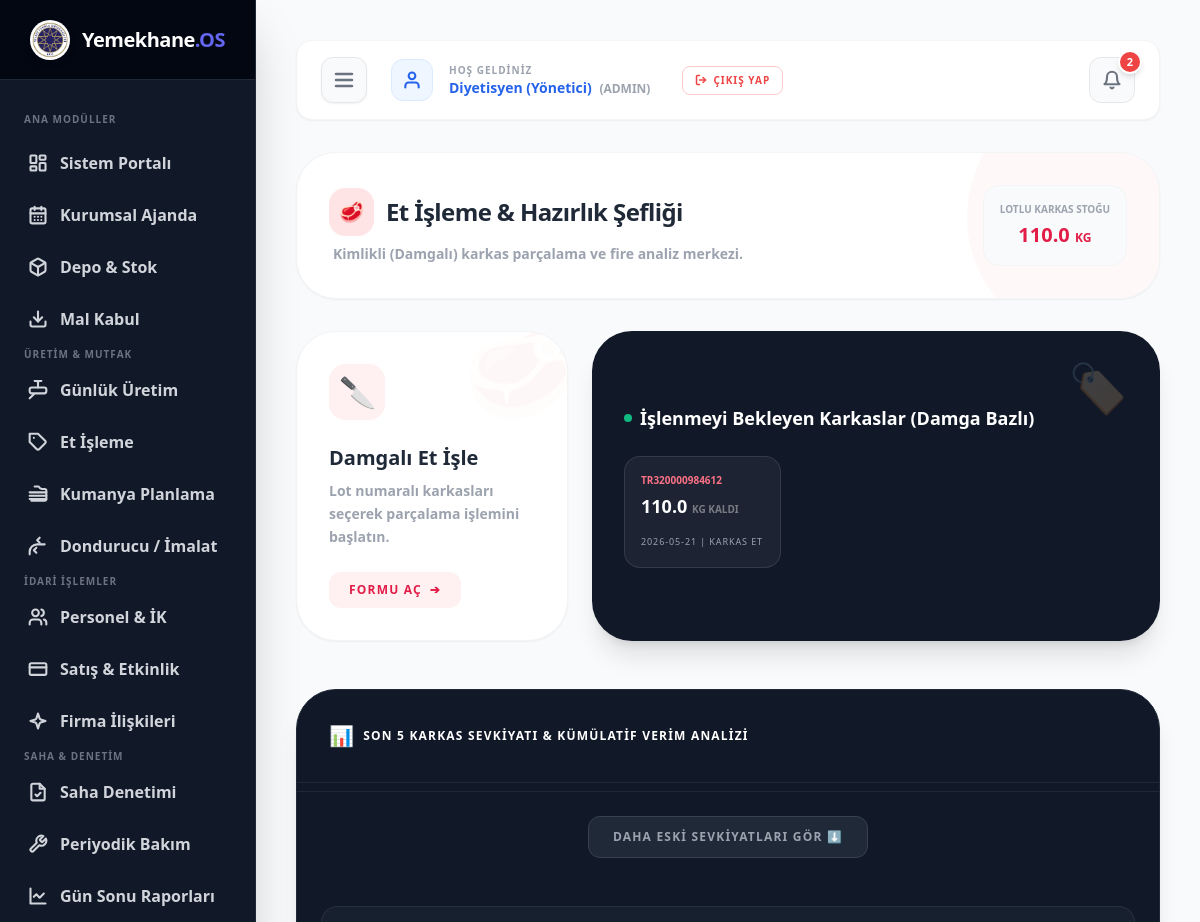
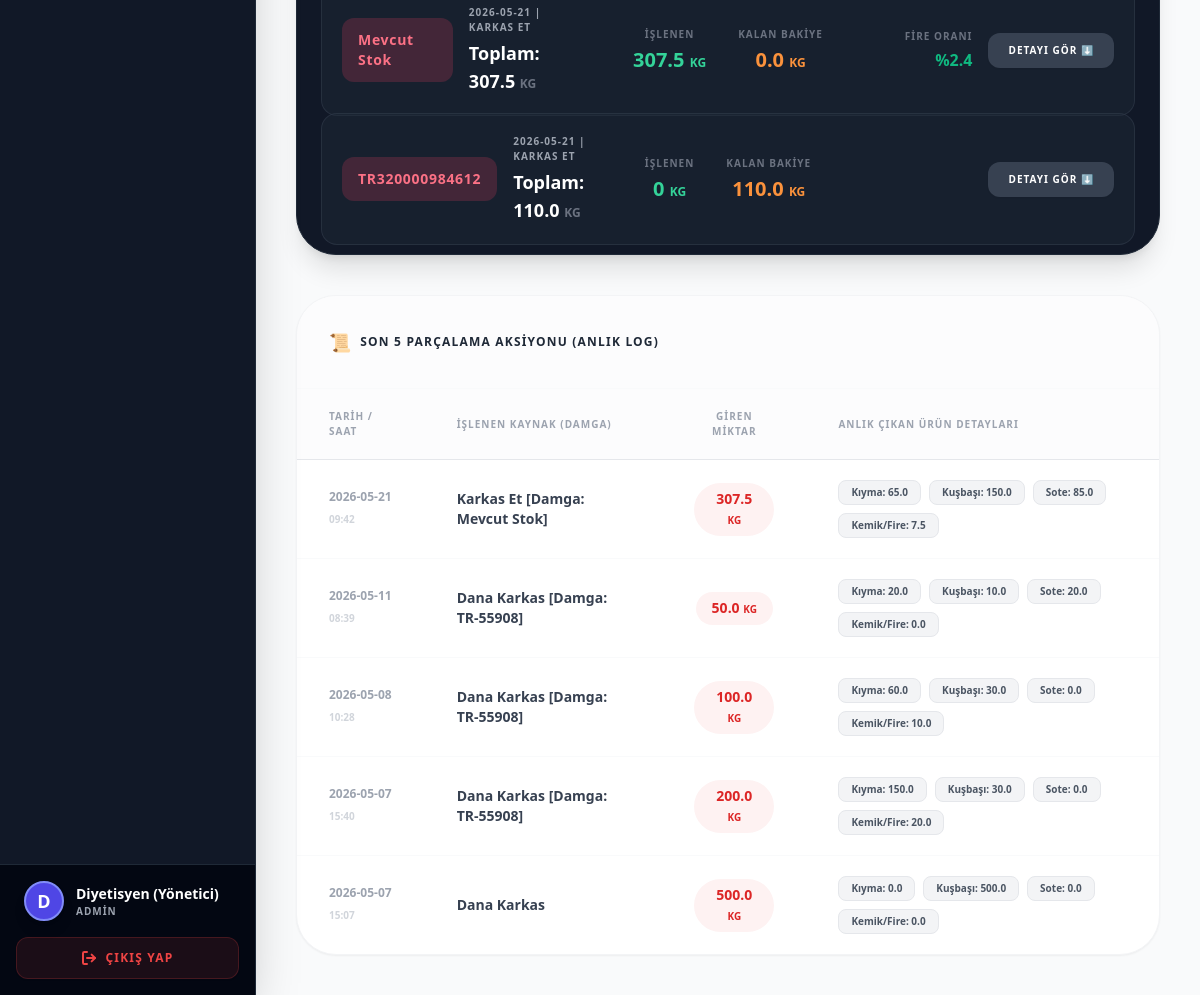
Screenshot of /et-isleme (signed in) with the database file from the repository (2 pictures, top to bottom).
### tables this page shows
CREATE TABLE stok_lotlari (id INTEGER PRIMARY KEY AUTOINCREMENT, urun_adi TEXT, marka TEXT, lot_damga_no TEXT, baslangic_miktar REAL, kalan_miktar REAL, birim TEXT, skt TEXT, takim_sayisi REAL DEFAULT 0, durum TEXT DEFAULT 'Aktif', tarih TIMESTAMP DEFAULT CURRENT_TIMESTAMP);

CREATE TABLE et_isleme_log (id INTEGER PRIMARY KEY AUTOINCREMENT, tarih TIMESTAMP DEFAULT CURRENT_TIMESTAMP, kaynak TEXT, harcanan REAL, detay TEXT, lot_id INTEGER);

### app.py (the view, shortened to what this page needs)
@app.route('/et-isleme', methods=['GET', 'POST'])
@login_required
@admin_required
def et_isleme():
    conn = get_db_connection()
    try: conn.execute("ALTER TABLE et_isleme_log ADD COLUMN lot_id INTEGER")
    except: pass
    et_stoklari = conn.execute("""
        SELECT sl.*, d.kategori
        FROM stok_lotlari sl
        JOIN depo d ON sl.urun_adi = d.urun_adi
        WHERE d.kategori IN ('Kırmızı Et', '🥩 Kırmızı Et') AND sl.kalan_miktar > 0
        ORDER BY sl.tarih ASC
    """).fetchall()
    gecmis_islemler = conn.execute("SELECT * FROM et_isleme_log ORDER BY id DESC LIMIT 5").fetchall()
    son_sevkiyatlar = conn.execute("""
        SELECT sl.* FROM stok_lotlari sl
        JOIN depo d ON sl.urun_adi = d.urun_adi
        WHERE d.kategori IN ('Kırmızı Et', '🥩 Kırmızı Et')
        ORDER BY sl.id DESC LIMIT 5
    """).fetchall()
    lot_karneleri = []
    for l in son_sevkiyatlar:
        loglar = conn.execute("SELECT harcanan, detay FROM et_isleme_log WHERE lot_id=?", (l['id'],)).fetchall()
        t_harcanan = 0; t_kiyma = 0; t_kusbasi = 0; t_sote = 0; t_kemik = 0
        for lg in loglar:
            t_harcanan += lg['harcanan']
            d = lg['detay']
            try: t_kiyma += float(re.search(r'Kıyma:\s*([\d\.]+)', d).group(1))
            except: pass
            try: t_kusbasi += float(re.search(r'Kuşbaşı:\s*([\d\.]+)', d).group(1))
            except: pass
            try: t_sote += float(re.search(r'Sote:\s*([\d\.]+)', d).group(1))
            except: pass
            try: t_kemik += float(re.search(r'Kemik/Fire:\s*([\d\.]+)', d).group(1))
            except: pass
        lot_karneleri.append({
            'id': l['id'], 'tarih': l['tarih'][:10], 'damga': l['lot_damga_no'] if l['lot_damga_no'] else 'DAMGASIZ',
            'urun': l['urun_adi'], 'baslangic': l['baslangic_miktar'], 'kalan': l['kalan_miktar'],
            'islenen': t_harcanan, 'kiyma': t_kiyma, 'kusbasi': t_kusbasi, 'sote': t_sote, 'kemik': t_kemik,
            'fire_oran': round((t_kemik / t_harcanan * 100), 1) if t_harcanan > 0 else 0
        })
    conn.close()
    return render_template('et_isleme.html', et_stoklari=et_stoklari, gecmis_islemler=gecmis_islemler, lot_karneleri=lot_karneleri)

### app.py (called while the page is built)
def login_required(f):
    @wraps(f)
    def decorated_function(*args, **kwargs):
        if 'kullanici_id' not in session: return redirect(url_for('login'))
        return f(*args, **kwargs)
    return decorated_function

def admin_required(f):
    @wraps(f)
    def decorated_function(*args, **kwargs):
        if session.get('rol') != 'admin':
            flash("⚠️ Bu sayfaya erişim yetkiniz yok!", "error")
            return redirect(url_for('depo'))
        return f(*args, **kwargs)
    return decorated_function

def get_next_workday(date_str):
    d = datetime.strptime(date_str, '%Y-%m-%d')
    while d.weekday() >= 5: d += timedelta(days=1)
    return d.strftime('%Y-%m-%d')

def get_db_connection():
    BASE_DIR = os.path.dirname(os.path.abspath(__file__))
    db_path = os.path.join(BASE_DIR, 'yemekhane.db')
    conn = sqlite3.connect(db_path)
    conn.row_factory = sqlite3.Row
    return conn

### templates/et_isleme.html (shortened to what this page needs)
<!DOCTYPE html>
<html lang="tr">
<head>
    <script src="https://cdn.tailwindcss.com"></script>
</head>
<body class="bg-gray-50 flex min-h-screen font-sans">
    {% include 'sidebar.html' %}
    <div class="ml-64 flex-1 p-10 min-w-0">
        {% include 'topbar.html' %}
        <div class="relative overflow-hidden bg-white rounded-[2.5rem] shadow-sm border border-gray-100 p-8 mb-8">
            <div class="relative z-10 flex flex-col md:flex-row md:items-center justify-between gap-6">
                <div>
                    <div class="flex items-center gap-3 mb-2">
                        <span class="bg-rose-100 text-rose-600 p-2.5 rounded-2xl text-xl">🥩</span>
                        <h1 class="text-2xl font-black text-gray-800 tracking-tight">Et İşleme & Hazırlık Şefliği</h1>
                    </div>
                    <p class="text-gray-400 font-bold text-sm ml-1">Kimlikli (Damgalı) karkas parçalama ve fire analiz merkezi.</p>
                </div>
                <div class="flex gap-4">
                    <div class="bg-gray-50 border border-gray-100 p-4 rounded-2xl text-center min-w-[140px]">
                        <span class="block text-[10px] font-black text-gray-400 uppercase mb-1">Lotlu Karkas Stoğu</span>
                        <span class="text-xl font-black text-rose-600">
                            {% set total = namespace(value=0) %}
                            {% for et in et_stoklari %}{% set total.value = total.value + et.kalan_miktar %}{% endfor %}
                            {{ total.value|round(1) }} <small class="text-xs uppercase">Kg</small>
                        </span>
                    </div>
                </div>
            </div>
        </div>
        <div class="grid grid-cols-1 md:grid-cols-3 gap-6 mb-12">
            <button onclick="openEtModal()" class="group bg-white p-8 rounded-[2.5rem] border border-gray-100 shadow-sm hover:shadow-2xl hover:border-rose-200 transition-all duration-500 text-left relative overflow-hidden">
                <div class="absolute -top-4 -right-4 text-8xl opacity-[0.03] group-hover:opacity-[0.08] transition-opacity">🥩</div>
                <div class="w-14 h-14 bg-rose-50 text-rose-600 rounded-2xl flex items-center justify-center mb-6 group-hover:scale-110 transition-transform duration-500">
                    <span class="text-3xl">🔪</span>
                </div>
                <h3 class="text-xl font-black text-gray-800 mb-2">Damgalı Et İşle</h3>
                <p class="text-sm text-gray-400 font-bold leading-relaxed mb-6">Lot numaralı karkasları seçerek parçalama işlemini başlatın.</p>
                <div class="flex items-center text-xs font-black text-rose-600 uppercase tracking-widest bg-rose-50 w-max px-5 py-2.5 rounded-xl group-hover:bg-rose-600 group-hover:text-white transition-all">
                    Formu Aç <span class="ml-2 group-hover:translate-x-2 transition-transform">➔</span>
                </div>
            </button>
            <div class="md:col-span-2 bg-gray-900 rounded-[2.5rem] p-8 shadow-xl relative overflow-hidden flex flex-col justify-center">
                <div class="absolute top-0 right-0 p-8">
                    <span class="text-5xl opacity-20">🏷️</span>
                </div>
                <h3 class="text-white font-black text-lg mb-6 flex items-center gap-2">
                    <span class="w-2 h-2 bg-emerald-500 rounded-full animate-pulse"></span>
                    İşlenmeyi Bekleyen Karkaslar (Damga Bazlı)
                </h3>
                <div class="grid grid-cols-2 lg:grid-cols-3 gap-4">
                    {% for et in et_stoklari[:6] %}
                    <div class="bg-white/5 border border-white/10 p-4 rounded-2xl hover:bg-white/10 transition cursor-default">
                        <span class="block text-[10px] font-black text-rose-400 uppercase mb-1 truncate">{{ et.lot_damga_no if et.lot_damga_no else 'DAMGASIZ' }}</span>
                        <span class="text-lg font-black text-white block mb-1">{{ et.kalan_miktar }} <small class="text-[10px] opacity-40">KG KALDI</small></span>
                        <span class="text-[9px] text-gray-400 uppercase tracking-widest">{{ et.tarih[:10] }} | {{ et.urun_adi }}</span>
                    </div>
                    {% else %}
                    <div class="col-span-3 text-gray-500 text-sm font-bold">İşlenecek Lot/Damgalı karkas bulunmuyor.</div>
                    {% endfor %}
                </div>
            </div>
        </div>
        <div class="bg-gray-900 rounded-[2.5rem] shadow-xl border border-gray-800 overflow-hidden mb-10">
            <div class="p-8 border-b border-gray-800 flex justify-between items-center">
                <h3 class="text-white font-black uppercase tracking-widest text-xs flex items-center gap-2">
                    <span class="text-xl">📊</span> Son 5 Karkas Sevkiyatı & Kümülatif Verim Analizi
                </h3>
            </div>
            <div id="ekstra-lotlar-alani" class="grid gap-3 px-6 pb-2"></div>
            <div class="p-6 text-center border-t border-gray-800">
                <button onclick="dahaFazlaLotYukle()" id="btnLotYukle" class="bg-gray-800 text-gray-400 px-6 py-3 rounded-xl text-xs font-black uppercase tracking-widest hover:bg-gray-700 hover:text-white transition w-full md:w-auto border border-gray-700">
                    Daha Eski Sevkiyatları Gör ⬇️
                </button>
            </div>
            <div class="p-6 grid gap-3">
                {% for karne in lot_karneleri %}
                <div class="flex flex-col">
                    <div class="bg-gray-800/50 rounded-2xl p-5 border border-gray-700/50 flex flex-col md:flex-row md:items-center justify-between gap-4 hover:bg-gray-800 transition cursor-pointer z-10" onclick="toggleAccordion({{ karne.id }})">
                        <div class="flex items-center gap-4 w-full md:w-1/3">
                            <div class="bg-rose-500/20 text-rose-400 px-4 py-3 rounded-xl font-black text-sm tracking-wider">
                                {{ karne.damga }}
                            </div>
                            <div>
                                <span class="text-gray-400 text-[10px] font-black uppercase tracking-widest block mb-1">{{ karne.tarih }} | {{ karne.urun }}</span>
                                <span class="text-white font-black text-lg">Toplam: {{ karne.baslangic }} <small class="text-xs text-gray-500">KG</small></span>
                            </div>
                        </div>
                        <div class="flex gap-8 w-full md:w-1/3 justify-start md:justify-center">
                            <div class="text-center">
                                <span class="block text-[10px] text-gray-500 uppercase font-black tracking-widest mb-1">İşlenen</span>
                                <span class="text-emerald-400 font-black text-xl">{{ karne.islenen }} <small class="text-xs">KG</small></span>
                            </div>
                            <div class="text-center">
                                <span class="block text-[10px] text-gray-500 uppercase font-black tracking-widest mb-1">Kalan Bakiye</span>
                                <span class="text-orange-400 font-black text-xl">{{ karne.kalan }} <small class="text-xs">KG</small></span>
                            </div>
                        </div>
                        <div class="w-full md:w-1/3 flex justify-end items-center gap-4">
                            {% if karne.islenen > 0 %}
                                <div class="text-right hidden md:block">
                                    <span class="block text-[10px] text-gray-500 uppercase font-black tracking-widest mb-1">Fire Oranı</span>
                                    <span class="font-black {% if karne.fire_oran > 25 %}text-red-500{% elif karne.fire_oran > 15 %}text-orange-500{% else %}text-emerald-500{% endif %}">%{{ karne.fire_oran }}</span>
                                </div>
                            {% endif %}
                            <button class="bg-gray-700 text-white px-5 py-2.5 rounded-xl text-[10px] font-black uppercase tracking-widest hover:bg-gray-600 transition shadow-sm" id="btn-{{ karne.id }}">Detayı Gör ⬇️</button>
                        </div>
                    </div>
                </div>
                {% else %}
                <div class="text-gray-500 text-sm font-bold text-center py-4">Henüz işlenmiş bir sevkiyat kaydı bulunmuyor.</div>
                {% endfor %}
            </div>
        </div>
        <div class="bg-white rounded-[2.5rem] shadow-sm border border-gray-100 overflow-hidden">
            <div class="p-8 border-b border-gray-50 flex justify-between items-center bg-gray-50/50">
                <h3 class="text-gray-800 font-black uppercase tracking-widest text-xs flex items-center gap-2">
                    <span class="text-lg">📜</span> Son 5 Parçalama Aksiyonu (Anlık Log)
                </h3>
            </div>
            <div class="overflow-x-auto">
                <table class="w-full text-left">
                    <thead class="bg-gray-50/50 text-gray-400 uppercase text-[10px] font-black tracking-widest border-b">
                        <tr>
                            <th class="px-8 py-5">Tarih / Saat</th>
                            <th class="px-8 py-5">İşlenen Kaynak (Damga)</th>
                            <th class="px-8 py-5 text-center">Giren Miktar</th>
                            <th class="px-8 py-5">Anlık Çıkan Ürün Detayları</th>
                        </tr>
                    </thead>
                    <tbody class="divide-y divide-gray-50">
                        {% for log in gecmis_islemler %}
                        <tr class="hover:bg-rose-50/30 transition group">
                            <td class="px-8 py-5">
                                <span class="text-xs font-bold text-gray-400 block">{{ log.tarih[:10] }}</span>
                                <span class="text-[10px] text-gray-300 font-bold uppercase">{{ log.tarih[11:16] }}</span>
                            </td>
                            <td class="px-8 py-5">
                                <span class="font-black text-gray-700 block text-sm">{{ log.kaynak }}</span>
                            </td>
                            <td class="px-8 py-5 text-center">
                                <span class="inline-block bg-red-50 text-red-600 px-4 py-1.5 rounded-full font-black text-sm">
                                    {{ log.harcanan }} <small class="text-[10px]">KG</small>
                                </span>
                            </td>
                            <td class="px-8 py-5">
                                <div class="flex flex-wrap gap-2">
                                    {% set detaylar = log.detay.split('|') %}
                                    {% for detay in detaylar %}
                                        <span class="bg-gray-100 text-gray-600 px-3 py-1 rounded-lg text-[10px] font-black border border-gray-200">
                                            {{ detay.strip() }}
                                        </span>
                                    {% endfor %}
                                </div>
                            </td>
                        </tr>
                        {% endfor %}
                    </tbody>
                </table>
            </div>
        </div>
    </div>
</body>
</html>

### rows the page displays
stok_lotlari: lot_damga_no "TR320000984612", kalan_miktar "110.0", tarih "2026-05-21", urun_adi "KARKAS ET", damga "TR320000984612", urun "KARKAS ET", baslangic "110.0", islenen "0", kalan "110.0"
stok_lotlari: damga "Mevcut Stok", tarih "2026-05-21", urun "KARKAS ET", baslangic "307.5", islenen "307.5", kalan "0.0", fire_oran "2.4"
et_isleme_log: tarih "2026-05-21", tarih "09:42", kaynak "Karkas Et [Damga: Mevcut Stok]", harcanan "307.5", strip "Kıyma: 65.0" "Kuşbaşı: 150.0" "Sote: 85.0" "Kemik/Fire: 7.5"
et_isleme_log: tarih "2026-05-11", tarih "08:39", kaynak "Dana Karkas [Damga: TR-55908]", harcanan "50.0", strip "Kıyma: 20.0" "Kuşbaşı: 10.0" "Sote: 20.0" "Kemik/Fire: 0.0"
et_isleme_log: tarih "2026-05-08", tarih "10:28", kaynak "Dana Karkas [Damga: TR-55908]", harcanan "100.0", strip "Kıyma: 60.0" "Kuşbaşı: 30.0" "Sote: 0.0" "Kemik/Fire: 10.0"
et_isleme_log: tarih "2026-05-07", tarih "15:40", kaynak "Dana Karkas [Damga: TR-55908]", harcanan "200.0", strip "Kıyma: 150.0" "Kuşbaşı: 30.0" "Sote: 0.0" "Kemik/Fire: 20.0"
et_isleme_log: tarih "2026-05-07", tarih "15:07", kaynak "Dana Karkas", harcanan "500.0", strip "Kıyma: 0.0" "Kuşbaşı: 500.0" "Sote: 0.0" "Kemik/Fire: 0.0"

### other values shown
{{ session.isim[:1] }} "D"
{{ session.isim }} "Diyetisyen (Yönetici)"
{{ session.rol }} "ADMIN"
{{ session.rol|upper }} "ADMIN"
{{ total.value|round(1) }} "110.0"
